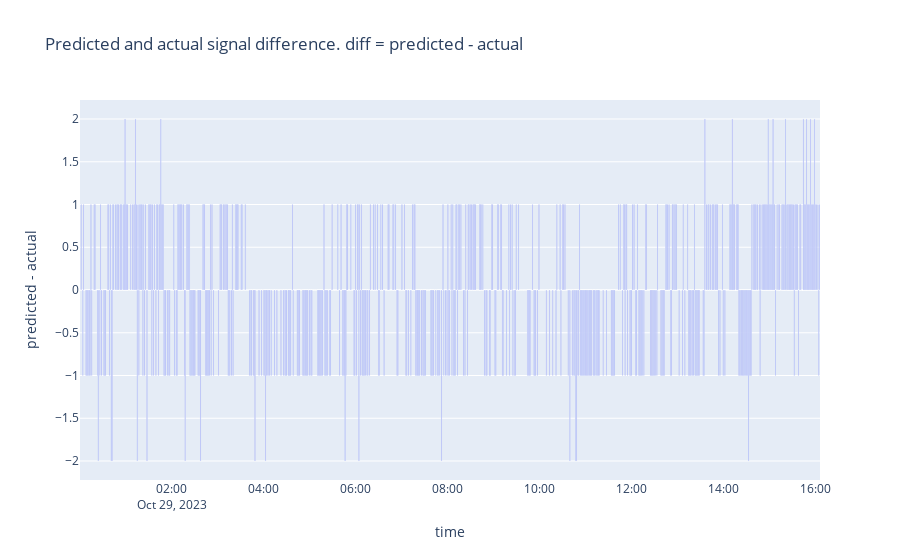

Notebook code for this chart:
### Code cell
import plotly.express as px
px.bar(x=y.index, 
    y=y['signal_pred']-y['signal_actual'], 
    title='Predicted and actual signal difference. diff = predicted - actual',
    labels = {'x': 'time', 'y':'predicted - actual'}
      ).show()

### Figure 1 — Plotly figure (JSON) as saved in the notebook; plotly's stock layout.template omitted (floating-point values rounded to 4 significant figures; data arrays with more than 128 entries replaced by an {"elided": "..."} marker saying what was removed)
{"data": [{"alignmentgroup": "True", "hovertemplate": "time=%{x}<br>predicted - actual=%{y}<extra></extra>", "legendgroup": "", "marker": {"color": "#636efa", "pattern": {"shape": ""}}, "name": "", "offsetgroup": "", "orientation": "v", "showlegend": false, "textposition": "auto", "type": "bar", "x": {"elided": "903 str values"}, "xaxis": "x", "y": {"elided": "903 int values"}, "yaxis": "y"}], "layout": {"barmode": "relative", "legend": {"tracegroupgap": 0}, "title": {"text": "Predicted and actual signal difference. diff = predicted - actual"}, "xaxis": {"anchor": "y", "domain": [0, 1], "title": {"text": "time"}}, "yaxis": {"anchor": "x", "domain": [0, 1], "title": {"text": "predicted - actual"}}}}
